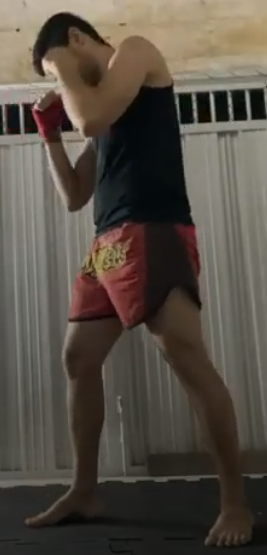
#> input picture src/data_guarda/guard000.png, 267 x 555 px
$ python -i pre_processamento.py   (imports and definitions only)
#> lines starting #> are read from the running program, lines starting #| are printed output that depends on the picture
#> further down, picture is the input picture: shape (555, 267, 3); mean B, G, R 68.8, 78.2, 85.9
import cv2
import numpy as np

# frames
marca_largura = 115
marca_altura = 30

# [9 lines left out: functions reajustar_frame, remover_marca_de_agua, not called in this run]

# arrays
def converter_float32(video_keypoints):
    video_keypoints = np.array(video_keypoints, dtype=np.float32)
    return video_keypoints

# remove camada de pessoas detectadas [1] para melhorar estrutura
# [17 lines left out: functions espremer_estrutura_keypoint, aplicar_ruido, translate_frame, not called in this run]

def reduzir_brilho(frame, fator=0.2):
#> called with fator = 0.2
    hsv = cv2.cvtColor(frame, cv2.COLOR_BGR2HSV)
#> hsv: shape (555, 267, 3); mean H, S, V 29.4, 61.1, 86.5
    h, s, v = cv2.split(hsv)
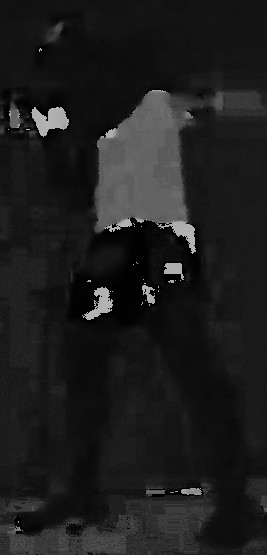
#> h: shape (555, 267); min 0, max 179, mean 29.4
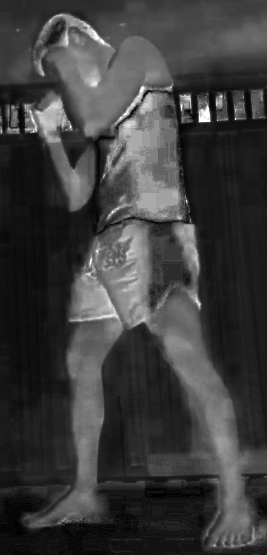
#> s: shape (555, 267); min 0, max 255, mean 61.1
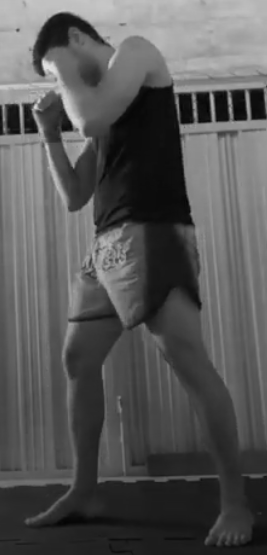
#> v: shape (555, 267); min 2, max 223, mean 86.5
    v = np.clip(v.astype(np.float32) * fator, 0, 255).astype(np.uint8)
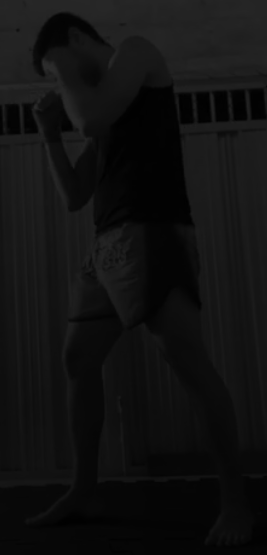
#> v: shape (555, 267); min 0, max 44, mean 16.9
    hsv_mod = cv2.merge((h, s, v))
#> hsv_mod: shape (555, 267, 3); mean H, S, V 29.4, 61.1, 16.9
    return cv2.cvtColor(hsv_mod, cv2.COLOR_HSV2BGR)

# [6 lines left out: function aumentar_brilho, not called in this run]

def borrao_gaussian(frame):
    return cv2.GaussianBlur(frame, (11, 11), sigmaX=3.0)

# [8 lines left out: function scale, not called in this run]

>>> import cv2
>>> picture = cv2.imread('../data_guarda/guard000.png')
>>> result = reduzir_brilho(picture)

$ run again, on src/data_guarda/guard001.png
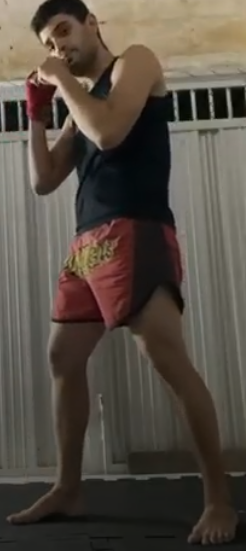
#> input picture src/data_guarda/guard001.png, 246 x 551 px
#> picture is the input picture: shape (551, 246, 3); mean B, G, R 67.3, 76.8, 85.2
#> hsv: shape (551, 246, 3); mean H, S, V 28.6, 63.4, 85.8
#> in reduzir_brilho, `h, s, v = cv2.split(hsv)`:
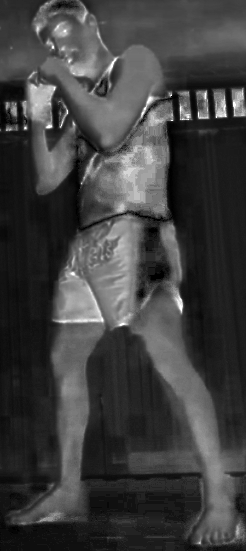
#> s: shape (551, 246); min 0, max 255, mean 63.4
#> in reduzir_brilho, `v = np.clip(v.astype(np.float32) * fator, 0, 255).astype(np.uint8)`:
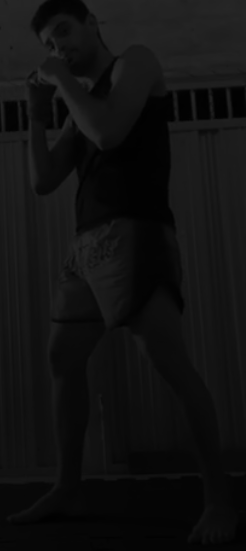
#> v: shape (551, 246); min 0, max 46, mean 16.8
#> hsv_mod: shape (551, 246, 3); mean H, S, V 28.6, 63.4, 16.8

$ run again, on src/data_guarda/guard002.png
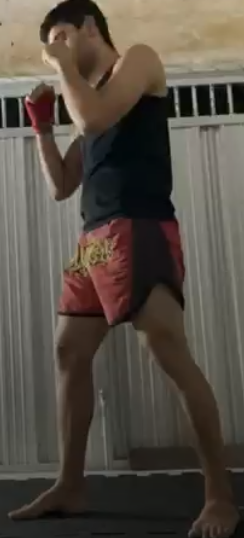
#> input picture src/data_guarda/guard002.png, 244 x 538 px
#> picture is the input picture: shape (538, 244, 3); mean B, G, R 68.4, 77.7, 85.4
#> hsv: shape (538, 244, 3); mean H, S, V 31.5, 62.5, 86.1
#> in reduzir_brilho, `h, s, v = cv2.split(hsv)`:
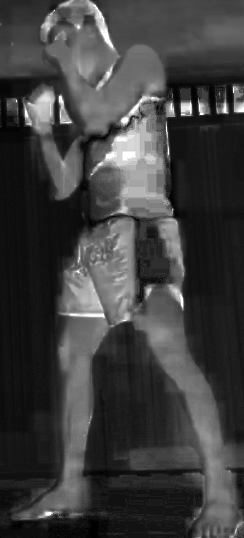
#> s: shape (538, 244); min 0, max 255, mean 62.5
#> in reduzir_brilho, `v = np.clip(v.astype(np.float32) * fator, 0, 255).astype(np.uint8)`:
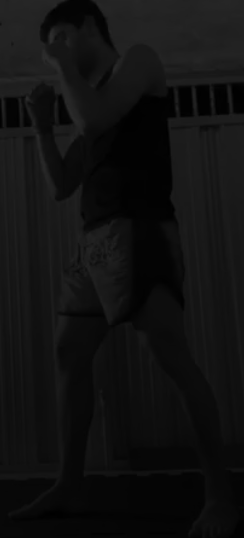
#> v: shape (538, 244); min 0, max 45, mean 16.8
#> hsv_mod: shape (538, 244, 3); mean H, S, V 31.5, 62.5, 16.8
